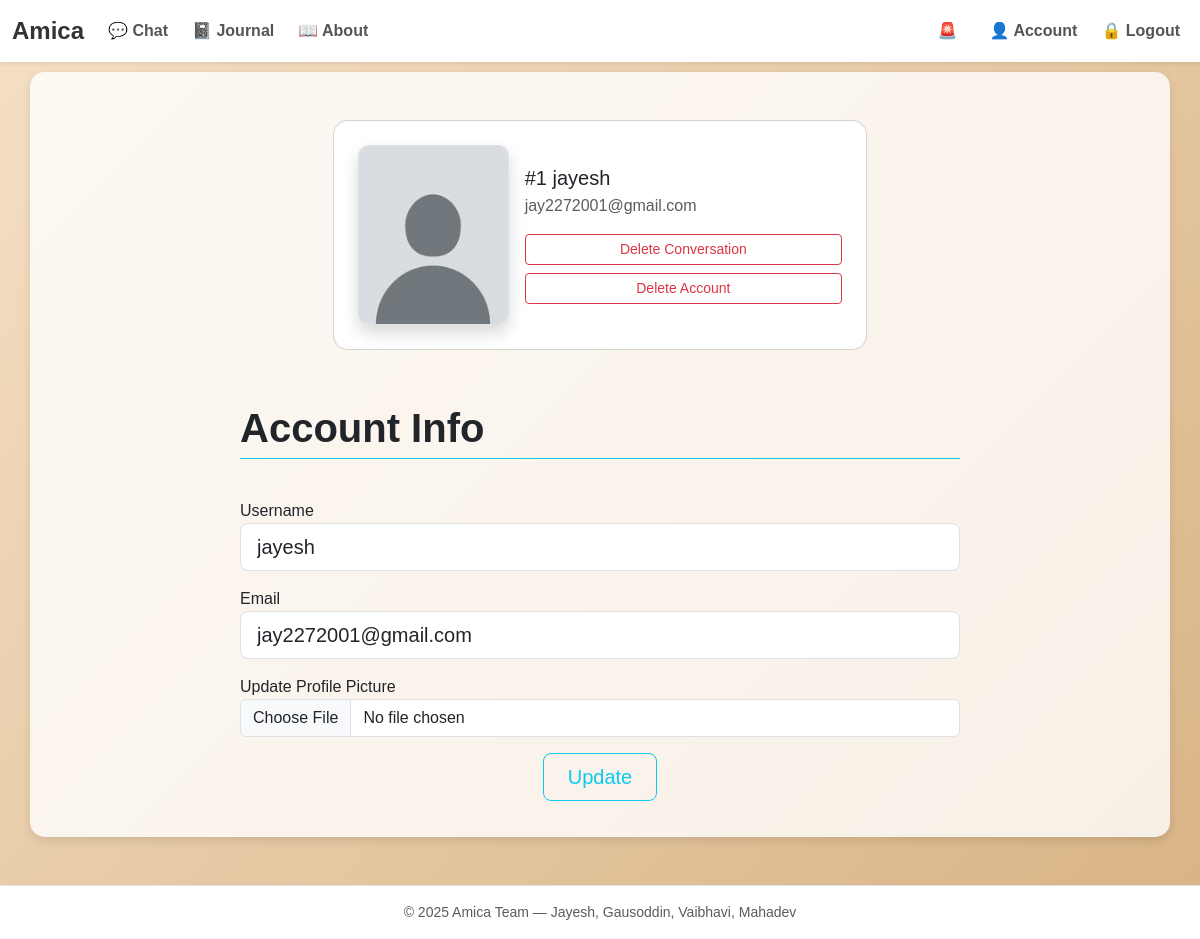
Page /account (signed in) on the committed database.
### ChatbotWebsite/models.py (models this page shows, shortened)
class User(db.Model, UserMixin):
    id = db.Column(db.Integer, primary_key=True)
    username = db.Column(db.String(20), unique=True, nullable=False)
    email = db.Column(db.String(120), unique=True, nullable=False)
    password = db.Column(db.String(60), nullable=False)
    profile_image = db.Column(
        db.String(20), nullable=False, default='default.jpg')
    messages = db.relationship('ChatMessage', backref='user', lazy=True)
    journals = db.relationship('Journal', backref='user', lazy=True)

### ChatbotWebsite/users/routes.py (the view)
@users.route("/account", methods=["GET", "POST"])
@login_required
def account():
    form = UpdateAccountForm()  # form to update account
    if form.validate_on_submit():
        if form.picture.data:
            old_picture = current_user.profile_image
            picture_file = save_picture(form.picture.data)
            current_user.profile_image = picture_file
            if old_picture != "default.jpg":
                os.remove(
                    os.path.join(
                        current_app.root_path, "static/profile_images", old_picture
                    )
                )
        current_user.username = form.username.data
        current_user.email = form.email.data
        db.session.commit()
        flash("Your account has been updated!", "success")
        return redirect(url_for("users.account"))
    elif request.method == "GET":
        form.username.data = current_user.username
        form.email.data = current_user.email
    return render_template("account.html", title="Account", form=form)

### ChatbotWebsite/users/forms.py (shortened to what this page needs)
class UpdateAccountForm(FlaskForm):
    username = StringField(
        "Username", validators=[DataRequired(), Length(min=2, max=20)]
    )
    email = StringField("Email", validators=[DataRequired(), Email()])
    picture = FileField(
        "Update Profile Picture", validators=[FileAllowed(["jpg", "png"])]
    )
    submit = SubmitField("Update")

### ChatbotWebsite/models.py (called while the page is built)
@login_manager.user_loader
def load_user(user_id):
    return User.query.get(int(user_id))

### ChatbotWebsite/templates/account.html (shortened to what this page needs)
{% extends "layout.html" %}
{% block content %}
<div class="container py-4">
  <div class="row justify-content-center align-items-center">
    <div class="col-12 col-md-8 col-lg-6">
      <div class="card p-4" style="border-radius: 15px;">
        <div class="row g-3 align-items-center">
          <div class="col-12 col-md-4 text-center">
            <img
              src="{{ url_for('static', filename='profile_images/' + current_user.profile_image) }}"
              alt="Profile image"
              class="img-fluid border shadow"
              style="height: 180px; width: 180px; object-fit: cover; border-radius: 10px;"
            />
          </div>
          <div class="col-12 col-md-8">
            <h5 class="mb-1">#{{ current_user.id }} {{ current_user.username }}</h5>
            <p class="mb-3 text-muted">{{ current_user.email }}</p>
            <form action="{{ url_for('users.delete_conversation') }}" method="POST" class="mb-2">
              <button type="submit" class="btn btn-outline-danger btn-sm w-100">
                Delete Conversation
              </button>
            </form>
            <button type="button" class="btn btn-outline-danger btn-sm w-100" data-bs-toggle="modal" data-bs-target="#deleteModal">
              Delete Account
            </button>
          </div>
        </div>
      </div>
    </div>
  </div>
</div>
<div class="container mt-4">
  <div class="row justify-content-center">
    <div class="col-12 col-md-10 col-lg-8">
      <form method="POST" action="" enctype="multipart/form-data">
        <fieldset class="d-grid gap-3">
          <legend class="fs-1 fw-bold border-bottom border-info mb-4">Account Info</legend>
          <div>
            {{ form.username.label(class="form-control-label") }}
            {% if form.username.errors %}
              {{ form.username(class="form-control form-control-lg is-invalid") }}
              {% for error in form.username.errors %}
              <div class="invalid-feedback">{{ error }}</div>
              {% endfor %}
            {% else %}
              {{ form.username(class="form-control form-control-lg") }}
            {% endif %}
          </div>
          <div>
            {{ form.email.label(class="form-control-label") }}
            {% if form.email.errors %}
              {{ form.email(class="form-control form-control-lg is-invalid") }}
              {% for error in form.email.errors %}
              <div class="invalid-feedback">{{ error }}</div>
              {% endfor %}
            {% else %}
              {{ form.email(class="form-control form-control-lg") }}
            {% endif %}
          </div>
          <div>
            {{ form.picture.label(class="form-control-label") }}
            {{ form.picture(class="form-control") }}
          </div>
        </fieldset>
        <div class="text-center">
          {{ form.submit(class="btn btn-outline-info btn-lg my-3 px-4") }}
        </div>
      </form>
    </div>
  </div>
</div>
{% endblock content %}

### ChatbotWebsite/static/styles/layout.css (style rules this page uses)
body { background: linear-gradient(135deg, #f5e0c5, #d8b384); font-family: 'Arial', sans-serif; min-height: 100vh; display: flex; flex-direction: column; }
.btn { transition: all 0.3s ease-in-out; }

### rows in the picture
User: profile_image (placeholder picture), id "1", username "jayesh", email "jay2272001@gmail.com"
